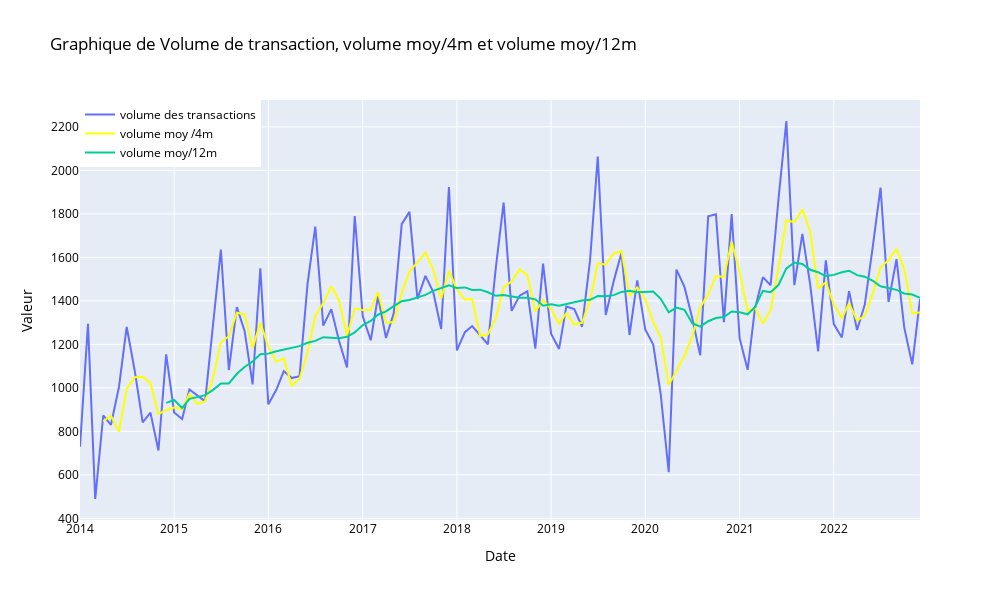

The notebook cell saved with this chart:
### Code cell
# Supposons que 'resultat' soit un DataFrame pandas contenant vos données

# Créer une figure
fig = go.Figure()

# Ajouter une trace pour le prix
fig.add_trace(go.Scatter(x=volume.index, y=volume["Volume de transaction/mois"], mode='lines', name='volume des transactions', line=dict(color='light green')))

# Ajouter une trace pour SMA 7
fig.add_trace(go.Scatter(x=volume.index, y=volume["sma_4"], mode='lines', name='volume moy /4m', line=dict(color='yellow')))

# Ajouter une trace pour SMA 20
fig.add_trace(go.Scatter(x=volume.index, y=volume["sma_12"], mode='lines', name='volume moy/12m', line=dict(color='light blue')))

# Personnaliser la mise en page du graphique
fig.update_layout(
    title='Graphique de Volume de transaction, volume moy/4m et volume moy/12m',
    xaxis=dict(title='Date'),
    yaxis=dict(title='Valeur'),
    legend=dict(x=0, y=1),
    showlegend=True,
    autosize=True,
    width=1000,  # Largeur de la figure en pixels
    height=600,   # Hauteur de la figure en pixels
    plot_bgcolor='light blue',
    paper_bgcolor='white',
    font=dict(color='black')
)

# Afficher le graphique
fig.show()
